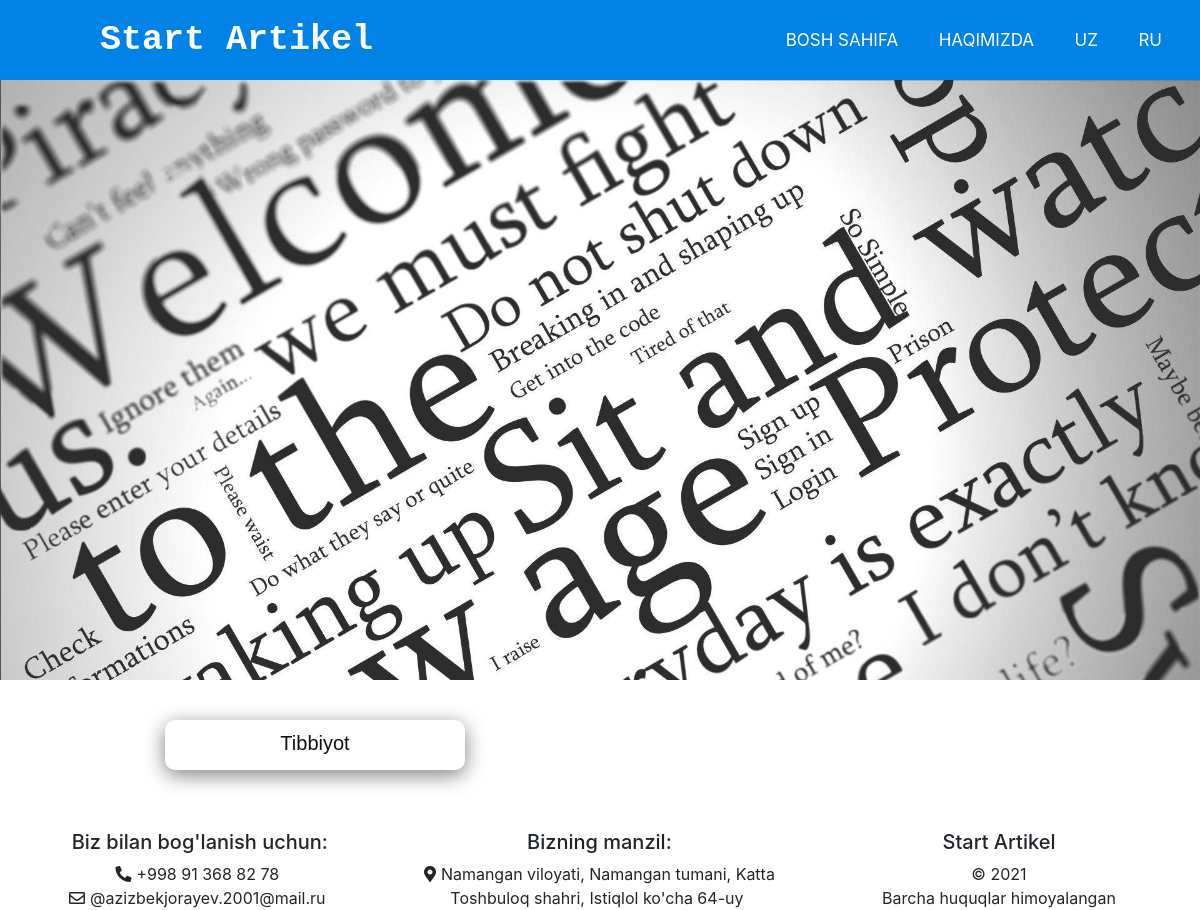
The app's page /, older data.
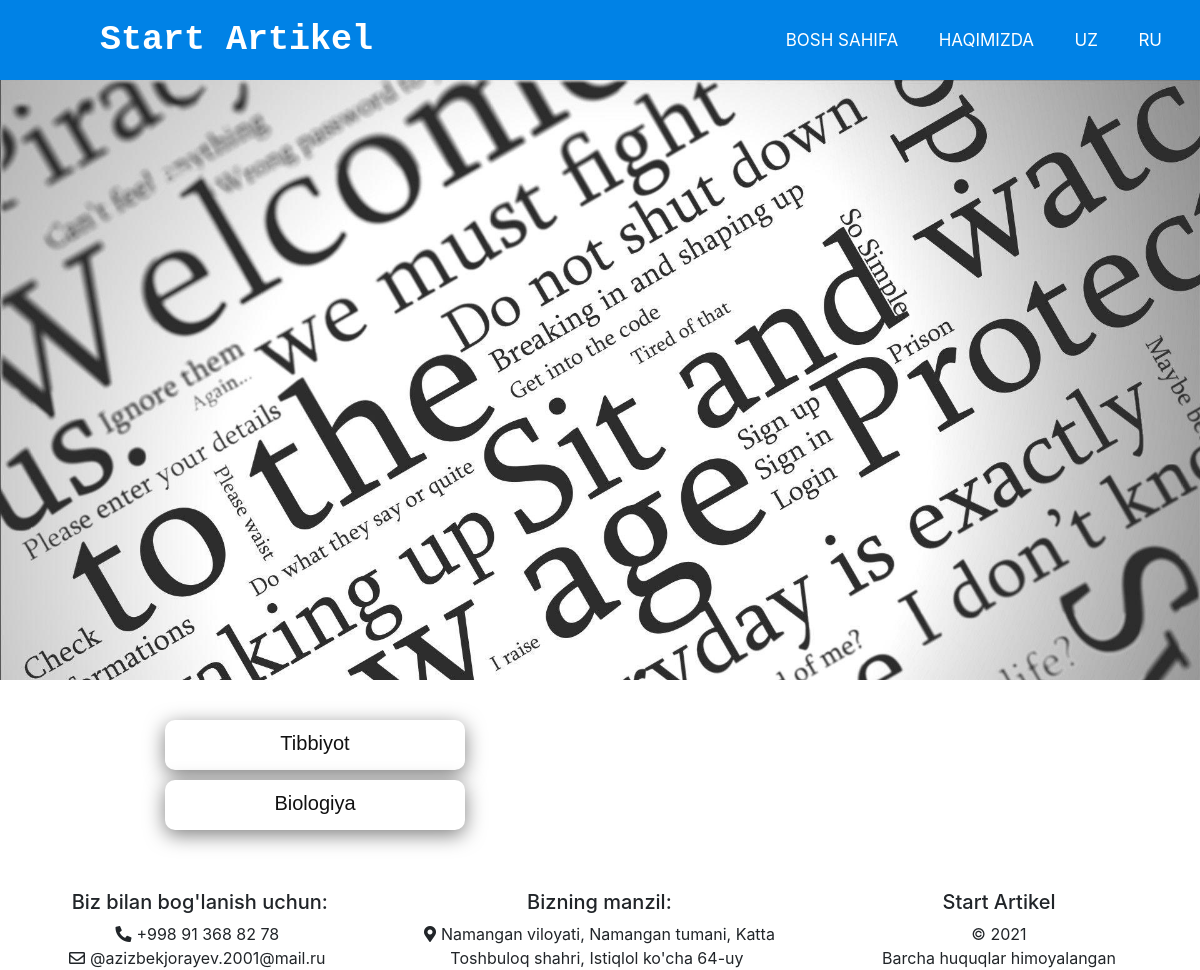
The same page, newer data.
### main/models.py (models this page shows, shortened)
class Category(models.Model):
    name = models.CharField('Katigoriya Nomi',max_length=150)
    slug = models.SlugField('*',max_length=150, unique=True)
    img = models.ImageField("Rasim", upload_to='cat_imgs',)
    class Meta:
        verbose_name = 'Katigoriya'
        verbose_name_plural = 'Katigoriyalar'

### main/views.py (the view)
# urls.py: path('',views.index, name='homes'),
def index(request):
    category = Category.objects.all()
    return render(request,'index.html',{'cat':category})

### templates/index.html
{% extends 'wrapper.html' %}
{% load static %}
{% block content %}
    <div id="banner">
    	<div class="img-banner" style="background-image: url('static/rasmlar/fon.jpg')">
    	</div>
    </div>
    <div id="content">
    	<div class="container">
        <div class="row">
          <div class="col-md-4 offset-md-1">
            <div class="tabel">
              {% for c in cat %}
              <a href="{% url 'main:cat_detail' c.id %}"><div class="block">{{c.name}}</div></a>
              {% endfor %}
            </div>
          </div>
        </div>
      </div>
    </div>
    {% endblock content %}

### templates/wrapper.html (shortened to what this page needs)
<!DOCTYPE html>
<html lang="en-US">
<head>
	<link rel="stylesheet" type="text/css" href="/static/index.css">
	<link rel="stylesheet" href="https://maxcdn.bootstrapcdn.com/bootstrap/4.0.0/css/bootstrap.min.css">
	<link rel="stylesheet" href="https://cdnjs.cloudflare.com/ajax/libs/font-awesome/5.15.3/css/all.min.css"/>
</head>
<body>
	<nav>
      <label class="logo">Start Artikel</label>
      <ul>
        <li><a class="active" href="/">Bosh sahifa</a></li>
        <li><a href="">Haqimizda</a></li>
        <li><a href="/">UZ</a></li>
        <li><a href="/ru">RU</a></li>
      </ul>
    </nav>
{% block content %}
{% endblock content %}
    <div id="footer">
          <div class="str">
            <h5>Biz bilan bog'lanish uchun:</h5>
            <div>
              <i class="fas fa-phone-alt"></i><span>+998 91 368 82 78</span><br>
              <i class="far fa-envelope"></i><span>@azizbekjorayev.2001@mail.ru</span>
            </div>
          </div>
          <div class="str">
            <h5>Bizning manzil:</h5>
            <i class="fas fa-map-marker-alt"></i><span>Namangan viloyati, Namangan tumani, Katta Toshbuloq shahri, Istiqlol ko'cha 64-uy</span>
          </div>
          <div class="str">
            <h5>Start Artikel</h5>
            <span>© 2021</span><br>
            <span>Barcha huquqlar himoyalangan</span>
          </div>
        </div>
</body>
</html>

### staticfiles/index.css (style rules this page uses)
* { padding: 0; margin: 0; text-decoration: none; list-style: none; box-sizing: border-box; }
nav { background: #0082e6; height: 80px; width: 100%; }
label.logo { color: white; font-size: 35px; line-height: 80px; padding: 0 100px; font-weight: bold; }
nav ul { float: right; margin-right: 20px; }
nav ul li { display: inline-block; line-height: 80px; margin: 0 5px; }
nav ul li a { color: white; font-size: 17px; padding: 7px 13px; border-radius: 3px; text-transform: uppercase; }
.logo { font-family: monospace; }
.img-banner { width: 100%; height: 600px; }
.img-banner { background-image: url("../rasmlar/fon.jpg"); background-size: cover; }
#content { margin-top: 30px; text-align: center; }
.container { width: 95%; }
.tabel { border-radius: 15px; }
.block { background-color: #fff; width: 300px; height: 50px; margin: 10px auto; text-align: center; border-radius: 10px; box-shadow: 0 5px 20px rgb(0 0 0 / 50%); transition: 0.2s ease-in-out; box-sizing: border-box; padding: 8px 0; }
.tabel a { color: #111; text-align: center; font-size: 20px; font-family: 'Mulish', sans-serif; text-decoration: none; }
#footer { width: 100%; margin-top: 50px; background-color: blue; }
span { margin: 5px 5px; }
.str { width: 33.3%; float: left; text-align: center; }

Row changes from the older to the newer data that the page shows:
added Category: name "Biologiya"
